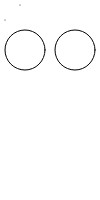
Frame 1 (no input)
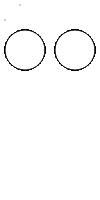
Frame 60 (no input)
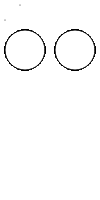
Frame 120 (the mouse pressed at the canvas centre since frame 60)

The p5.js sketch that drew these frames (run headless with seeded random() and noise() and a simulated clock; from frame 60 on, the mouse is pressed at the canvas centre):

// p5.js sketch
// ── sketch.js
// 3: maak 2 cirkels naast elkaar

var ellipseWidth = 40;
var ellipseHeight = 40;
//var ellipseX = 50;
//var ellipseY = 50;

function setup() {
  createCanvas(100, 200);
  strokeWeight(1); //dikte van lijnen en punten
  point(20,5);
  point(5,20);
}

function draw() {
  ellipse(25, 50, ellipseWidth, ellipseHeight);
  ellipse(75, 50, ellipseWidth, ellipseHeight);
}
